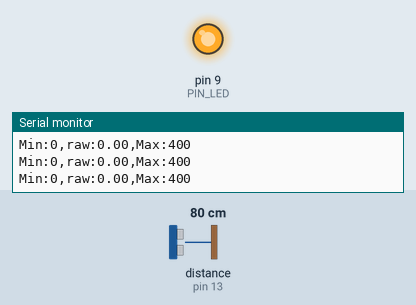
Simulated run of this sketch. Board: Arduino Uno, built with avr-gcc and run on an emulated ATmega328P. On the bench: output pins drawn as LEDs (lit = HIGH), the last lines printed to the serial monitor. Wiring (inferred from the names in the program): ultrasonic range finder: trigger pin 12; echo pin 13. Inputs (shaded band) come from the test bench; at power-on: distance to the obstacle (sensor on pin 13) 80 cm. The echo pulse lasts 58.3 µs per cm; pins used as bus, display or sensor lines are not drawn.

Above: at 1.2 s.
1.3 s: distance to the obstacle (sensor on pin 13) set to 18 cm
4.3 s: distance to the obstacle (sensor on pin 13) set to 2 cm
At 4.8 s:
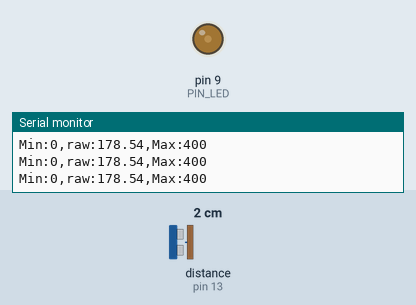
Timing chart, 0 to 7.3 s (numbered marks = the images above; inputs shaded):
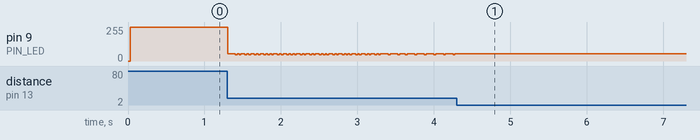

The sketch:

08_example_3.ino
```cpp
// Arduino pin assignment
#define PIN_LED 9
#define PIN_TRIG 12
#define PIN_ECHO 13

// configurable parameters
#define SND_VEL 346.0 // sound velocity at 24 celsius degree (unit: m/s)
#define INTERVAL 25 // sampling interval (unit: ms)
#define _DIST_MIN 100 // minimum distance to be measured (unit: mm)
#define _DIST_MAX 300 // maximum distance to be measured (unit: mm)

// global variables
float timeout; // unit: us
float dist_min, dist_max, dist_raw; // unit: mm
unsigned long last_sampling_time; // unit: ms
float scale; // used for pulse duration to distance conversion
float last_dist_raw; // used if reading == 0


void setup() {
// initialize GPIO pins
  pinMode(PIN_LED,OUTPUT);
  pinMode(PIN_TRIG,OUTPUT);
  digitalWrite(PIN_TRIG, LOW);
  pinMode(PIN_ECHO,INPUT);

// initialize USS related variables
  dist_min = _DIST_MIN;
  dist_max = _DIST_MAX;
  timeout = (INTERVAL / 2) * 1000.0; // precalculate pulseIn() timeout value. (unit: us)
  dist_raw = 0.0; // raw distance output from USS (unit: mm)
  scale = 0.001 * 0.5 * SND_VEL;

// initialize serial port
  Serial.begin(57600);

// initialize last sampling time
  last_sampling_time = 0;
}

void loop() {
// wait until next sampling time.
// millis() returns the number of milliseconds since the program started. Will overflow after 50 days.
  if(millis() < last_sampling_time + INTERVAL) return;

// get a distance reading from the USS
  dist_raw = USS_measure(PIN_TRIG,PIN_ECHO);
  if (dist_raw == 0) {
    dist_raw = last_dist_raw;
  }

// output the read value to the serial port
  Serial.print("Min:0,");
  Serial.print("raw:");
  Serial.print(dist_raw);
  Serial.print(",");
  Serial.println("Max:400");

// turn on the LED if the distance is between dist_min and dist_max
  if(dist_raw < dist_min || dist_raw > dist_max) {
    analogWrite(PIN_LED, 255);
  }

  else if (dist_raw <= ((dist_min+dist_max)/2)) {
    analogWrite(PIN_LED, 510 - 2.55 * dist_raw);
  }

  else if (dist_raw >= ((dist_min+dist_max)/2)) {
    analogWrite(PIN_LED, 2.55 * dist_raw - 510);
  }


// update last sampling time
  last_sampling_time += INTERVAL;

// update last_distance
  last_dist_raw = dist_raw;
}

// get a distance reading from USS. return value is in millimeter.
float USS_measure(int TRIG, int ECHO)
{
  float reading;
  digitalWrite(TRIG, HIGH);
  delayMicroseconds(10);
  digitalWrite(TRIG, LOW);
  reading = pulseIn(ECHO, HIGH, timeout) * scale; // unit: mm
  if(reading < dist_min || reading > dist_max) reading = 0.0; // return 0 when out of range.
  return reading;
  // Pulse duration to distance conversion example (target distance = 17.3m)
  // - round trip distance: 34.6m
  // - expected pulse duration: 0.1 sec, or 100,000us
  // - pulseIn(ECHO, HIGH, timeout) * 0.001 * 0.5 * SND_VEL
  //           = 100,000 micro*sec * 0.001 milli/micro * 0.5 * 346 meter/sec
  //           = 100,000 * 0.001 * 0.5 * 346 * micro * sec * milli * meter
  //                                           ----------------------------
  //                                           micro * sec
  //           = 100 * 173 milli*meter = 17,300 mm = 17.3m
  // pulseIn() returns microseconds.
}
```

Measured:
- after the input at 4.3 s, pin 9 (PIN_LED): stops changing and stays 54/255
